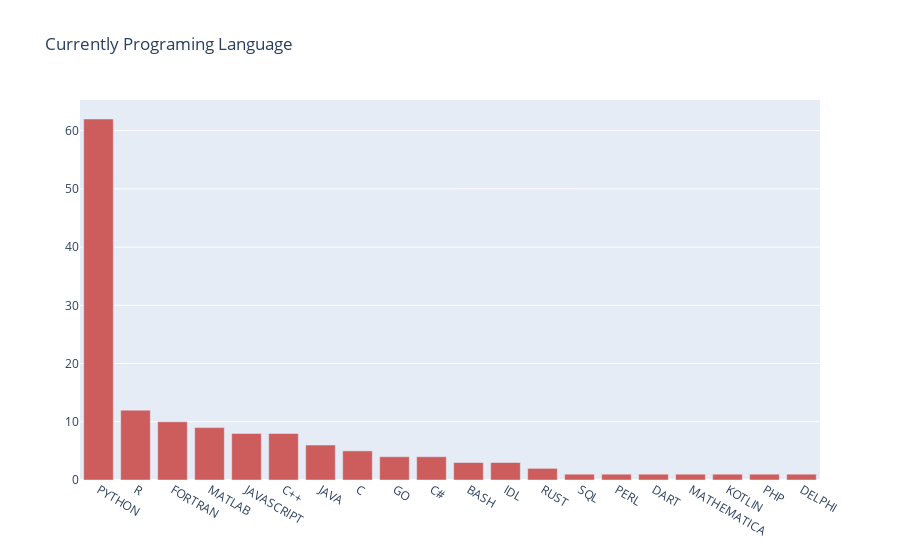

Write notebook code for a chart like this one.
### Markdown cell above
![newplot%20%288%29.png](attachment:newplot%20%288%29.png)

### Code cell
currently=df[df.category2=="currently"]
currently
currently_dict=dict(currently.answer.value_counts())
currently_data=pd.DataFrame()
currently_data["name"]=[item.upper() for item in currently_dict.keys()]
currently_data["value"]=currently_dict.values()

      
colors = ['indianred',] * 20

fig = go.Figure(data=[go.Bar(
    x=currently_data[:20].name,
    y=currently_data[:20].value,
    marker_color=colors

)])
fig.update_layout(title_text='Currently Programing Language')

### Figure 1 — Plotly figure (JSON) as saved in the notebook; plotly's stock layout.template omitted (floating-point values rounded to 4 significant figures)
{"data": [{"marker": {"color": ["indianred", "indianred", "indianred", "indianred", "indianred", "indianred", "indianred", "indianred", "indianred", "indianred", "indianred", "indianred", "indianred", "indianred", "indianred", "indianred", "indianred", "indianred", "indianred", "indianred"]}, "type": "bar", "x": ["PYTHON", "R", "FORTRAN", "MATLAB", "JAVASCRIPT", "C++", "JAVA", "C", "GO", "C#", "BASH", "IDL", "RUST", "SQL", "PERL", "DART", "MATHEMATICA", "KOTLIN", "PHP", "DELPHI"], "y": [62, 12, 10, 9, 8, 8, 6, 5, 4, 4, 3, 3, 2, 1, 1, 1, 1, 1, 1, 1]}], "layout": {"title": {"text": "Currently Programing Language"}}}
